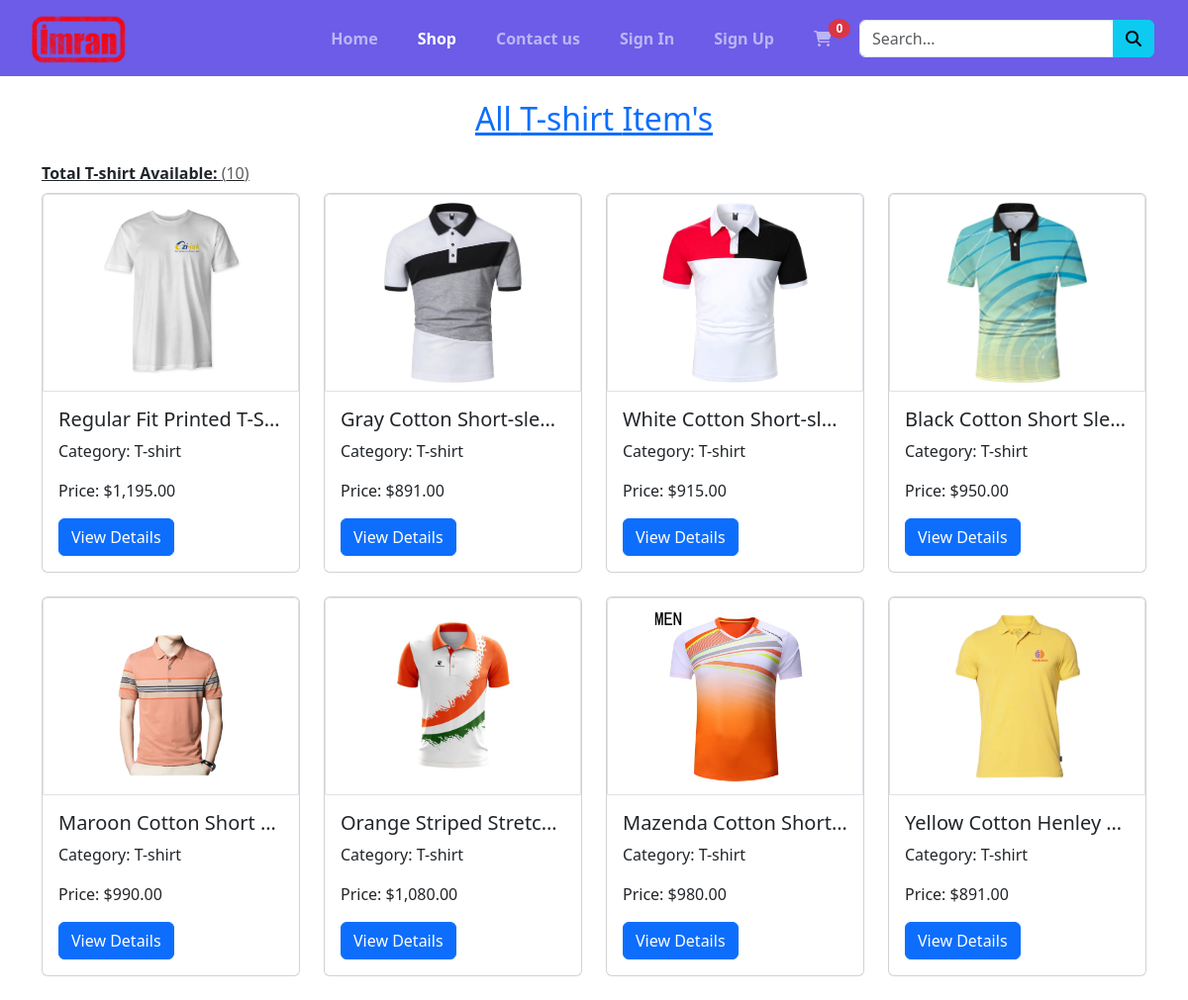
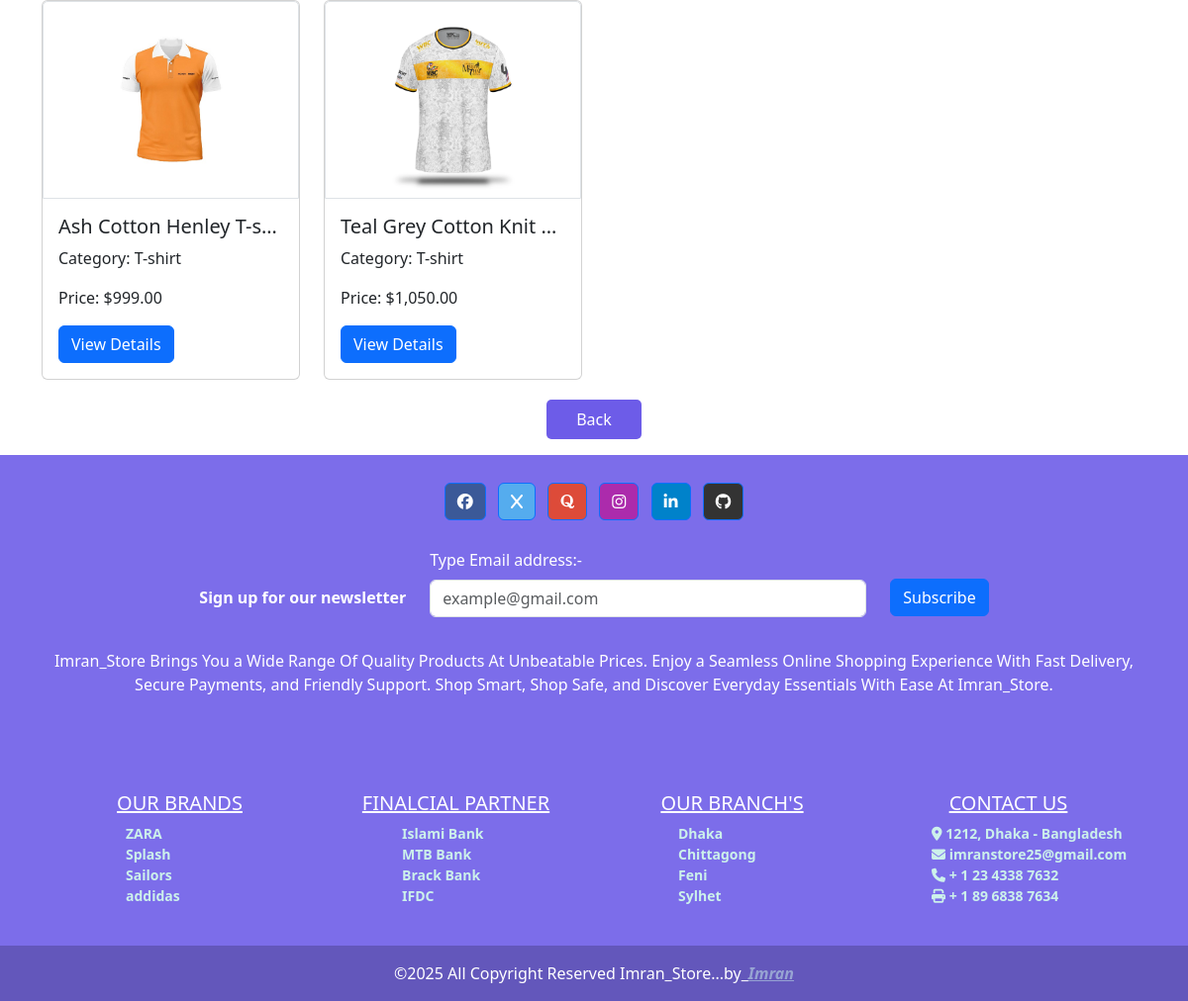
/category.php?id=1, run on the app's committed database (2 pictures, top to bottom).
### tables this page shows
CREATE TABLE `products_category` (
  `id` int NOT NULL,
  `name` varchar(255) NOT NULL,
  `create_at` timestamp NOT NULL DEFAULT CURRENT_TIMESTAMP
);

CREATE TABLE `products` (
  `id` int NOT NULL,
  `name` varchar(255) NOT NULL,
  `regular_price` int NOT NULL,
  `sales_price` int NOT NULL,
  `images` varchar(255) NOT NULL,
  `category_id` int NOT NULL,
  `category_name` varchar(255) NOT NULL,
  `description` longtext NOT NULL,
  `created_at` timestamp NOT NULL DEFAULT CURRENT_TIMESTAMP
);

### category.php (the view, shortened to what this page needs)
<?php
$id = $_GET['id'] ?? null;
require_once './components/header.php';
$id = intval($id);
$sql = "SELECT products.*, products_category.name AS category_name
        FROM products
        INNER JOIN products_category ON products.category_id = products_category.id
        WHERE products_category.id = $id";
$result = $conn->query($sql);
$products = [];
$category_name = '';
if ($result && $result->num_rows > 0) {
    while ($row = $result->fetch_assoc()) {
        $products[] = $row;
    }
    $category_name = $products[0]['category_name'];
}
?>
<div class="container">
    <h2 class="text-center text-primary my-4 text-decoration-underline">
        All <?= htmlspecialchars($category_name) ?> Item's
    </h2>
    <p class="fw-bold mb-2 text-decoration-underline" id="product-count">
        Total <?= htmlspecialchars($category_name) ?> Available: <strong
            class="h6 text-muted">(<?= count($products) ?>)</strong>
    </p>
    <div class="row">
        <?php if (!empty($products)): ?>
            <?php foreach ($products as $product): ?>
                <div class="col-lg-3 col-md-4 mb-4">
                    <div class="card h-100">
                        <img src="./assets/img/products/<?= htmlspecialchars($product['images']) ?>"
                            alt="<?= htmlspecialchars($product['name']) ?>" class="card-img-top img-thumbnail p-2"
                            style="height: 200px; object-fit: contain; border-bottom-left-radius:0; border-bottom-right-radius:0;">
                        <div class="card-body">
                            <h5 class="card-title text-truncate"
                                style="white-space: nowrap; overflow: hidden; text-overflow: ellipsis;">
                                <?= htmlspecialchars($product['name']) ?>
                            </h5>
                            <p class="card-text">Category: <?= htmlspecialchars($product['category_name']) ?></p>
                            <p class="card-text">Price: $<?= number_format($product['sales_price'], 2) ?></p>
                            <a href="single-product.php?id=<?= $product['id'] ?>" class="btn btn-primary">View Details</a>
                        </div>
                    </div>
                </div>
            <?php endforeach; ?>
        <?php else: ?>
            <p class="text-center">No products found in this category</p>
        <?php endif; ?>
    </div>
    <div class="text-center mt-1 mb-4">
        <a class="viewDetailsBtns"
            style="color: white; background-color: #6d5ce8; text-decoration: none; padding: 9px 30px; border-radius: 5px;"
            href="shop.php">Back</a>
    </div>
</div>
<?php require_once './components/footer.php'; ?>

### components/header.php (shortened to what this page needs)
<?php
$pageName = basename($_SERVER['PHP_SELF']);
?>
<!doctype html>
<html lang="en">
<head>
    <link href="https://cdn.jsdelivr.net/npm/bootstrap@5.3.5/dist/css/bootstrap.min.css" rel="stylesheet"
>
    <link rel="stylesheet" href="https://cdnjs.cloudflare.com/ajax/libs/font-awesome/6.7.2/css/all.min.css"
 />
    <link rel="stylesheet" href="assets/css/bootstrap.css">
    <link rel="stylesheet" href="./assets/css/style.css">
    <link rel="stylesheet" href="https://cdnjs.cloudflare.com/ajax/libs/toastr.js/latest/toastr.min.css">
    <link href="https://cdn.quilljs.com/1.3.6/quill.snow.css" rel="stylesheet">
    <link rel="stylesheet" href="https://cdn.datatables.net/2.3.0/css/dataTables.dataTables.min.css">
</head>
<body>
    <?php
    require_once './components/navbar.php';
    ?>

### components/navbar.php (shortened to what this page needs)
<nav class="navbar navbar-expand-lg bg-primary-subtle navbar-dark ">
    <div class="container  p-lg-0 p-md-0 p-sm-2">
        <a class="navbar-brand" href="./">
            <img src="assets/img/myIcon.png" alt="Logo" max-width="50" height="50"
                class="d-inline-block align-text-top rounded">
        </a>
        <div class="collapse navbar-collapse" id="navbarSupportedContent">
            <ul class="navbar-nav ms-auto mb-2 mb-lg-0">
                <li class="nav-item">
                    <a class="nav-link fw-bold me-4 <?= $pageName == 'index.php' ? 'active' : null ?>"
                        aria-current="page" href="./">Home</a>
                </li>
                <li class="nav-item">
                    <a class="nav-link fw-bold me-4 <?= $pageName == 'shop.php' || $pageName == 'category.php' ? 'active' : null ?>"
                        href="shop">Shop</a>
                </li>
                <li class="nav-item">
                    <a class="nav-link fw-bold me-4 <?= $pageName == 'contact-us.php' ? 'active' : null ?>"
                        href="contact-us">Contact us</a>
                </li>
                <?php
                if (!isset($_SESSION['imran_store'])) { ?>
                    <li class="nav-item">
                        <a class="nav-link fw-bold me-4 <?= $pageName == 'sign-in.php' ? 'active' : null ?>"
                            href="sign-in">Sign
                            In</a>
                    </li>
                    <li class="nav-item">
                        <a class="nav-link fw-bold me-4 <?= $pageName == 'sign-up.php' ? 'active' : null ?>"
                            href="sign-up">Sign
                            Up</a>
                    </li>
                <?php } ?>
                <li class="nav-item me-2">
                    <a class="nav-link me-2 position-relative <?= $pageName == 'cart.php' ? 'active' : null ?>"
                        href="cart">
                        <i class="fa-solid fa-cart-shopping"></i>
                        <span
                            class="badge bg-danger position-absolute top-0 start-100 translate-middle-x rounded-circle">
                            <?php
                            if (isset($_SESSION['cart'])) {
                                $total = 0;
                                foreach ($_SESSION['cart'] as $key => $value) {
                                    $total += $value;
                                }
                                echo $total;
                            } else {
                                echo 0;
                            }
                            ?>
                        </span>
                    </a>
                </li>
            </ul>
            <form class="m-1" method="get" action="search.php">
                <div class="input-group">
                    <input type="text" class="form-control rounded-end-0" placeholder="Search..." name="query">
                    <button class="input-group-text rounded-start-0 btn btn-info " id="basic-addon1">
                        <i class="fa-solid fa-magnifying-glass"></i>
                    </button>
                </div>
            </form>
        </div>
    </div>
</nav>

### components/footer.php (shortened to what this page needs)
<footer class=" text-center" id="footerSection">
    <div class="container p-4">
        <section class="mb-4">
            <a class="btn btn-primary btn-floating m-1" style="background-color: #3b5998"
                href="https://www.facebook.com/md.nurislam6" target="_blank" role="button"><i
                    class="fab fa-facebook"></i></a>
            <a class="btn btn-primary btn-floating m-1" style="background-color: #55acee"
                href="https://x.com/MdNurIslam21050" target="_blank" role="button"><i class="fab fa-x"></i></a>
            <a class="btn btn-primary btn-floating m-1" style="background-color: #dd4b39"
                href="https://www.quora.com/profile/Md-Nur-Islam-411" target="_blank" role="button"><i
                    class="fab fa-quora"></i></a>
            <a class="btn btn-primary btn-floating m-1" style="background-color: #ac2bac"
                href="https://www.instagram.com/md_nur_islam5" target="_blank" role="button"><i
                    class="fab fa-instagram"></i></a>
            <a class="btn btn-primary btn-floating m-1" style="background-color: #0082ca"
                href="https://www.linkedin.com/in/mdnurislam1" target="_blank" role="button"><i
                    class="fab fa-linkedin-in"></i></a>
            <a class="btn btn-primary btn-floating m-1" style="background-color: #333333"
                href="https://github.com/MdNurIslam69" target="_blank" role="button"><i class="fab fa-github"></i></a>
        </section>
        <section class="">
            <form action="POST">
                <div class="row d-flex justify-content-center align-items-center mb-2 text-center">
                    <div class="col-auto" style="margin-top: 22px;">
                        <p class="">
                            <strong>Sign up for our newsletter</strong>
                        </p>
                    </div>
                    <div class="col-md-5 col-12">
                        <div class="form-outline mb-4">
                            <la class="form-label float-start" for="form5Example2">Type Email address:-</la>
                            <input type="email" placeholder="example@gmail.com" id="form5Example2"
                                class="form-control" />
                        </div>
                    </div>
                    <div class="col-auto subscribeBTN" style="margin-top: 30px;">
                        <button type="submit" class="btn btn-primary mb-4 ">
                            Subscribe
                        </button>
                    </div>
                </div>
            </form>
        </section>
        <section class="mb-5">
            <p class="footerContents">Imran_Store Brings You a Wide Range Of Quality Products At Unbeatable Prices.
                Enjoy a Seamless Online
                Shopping Experience With Fast Delivery, Secure Payments, and Friendly Support. Shop Smart, Shop Safe,
                and Discover Everyday Essentials With Ease At Imran_Store.</p>
        </section>
        <section class="mt-3">
            <div class="row pt-5">
                <div class="col-lg-3 col-md-6 mb-4 mb-md-0 justify-content-center">
                    <h5 class="text-uppercase text-decoration-underline">Our Brands</h5>
                    <ul class="list-unstyled mb-0 text-start footerCard">
                        <li>
                            <a href="#!" class="text-warnings">ZARA</a>
                        </li>
                        <li>
                            <a href="#!" class="text-warnings footers">Splash</a>
                        </li>
                        <li>
                            <a href="#!" class="text-warnings footers">Sailors</a>
                        </li>
                        <li>
                            <a href="#!" class="text-warnings footers">addidas</a>
                        </li>
                    </ul>
                </div>
                <div class="col-lg-3 col-md-6 mb-4 mb-md-0 justify-content-center">
                    <h5 class="text-uppercase text-decoration-underline">Finalcial Partner</h5>
                    <ul class="list-unstyled mb-0 text-start footerCard">
                        <li>
                            <a href="#!" class=" text-warnings">Islami Bank</a>
                        </li>
                        <li>
                            <a href="#!" class="text-warnings">MTB Bank</a>
                        </li>
                        <li>
                            <a href="#!" class="text-warnings">Brack Bank</a>
                        </li>
                        <li>
                            <a href="#!" class="text-warnings">IFDC</a>
                        </li>
                    </ul>
                </div>
                <div class="col-lg-3 col-md-6 mb-4 mb-md-0 justify-content-center">
                    <h5 class="text-uppercase text-decoration-underline mt-lg-0 mt-md-5">Our Branch's</h5>
                    <ul class="list-unstyled text-start footerCard">
                        <li>
                            <a href="#!" class=" text-warnings">Dhaka</a>
                        </li>
                        <li>
                            <a href="#!" class="text-warnings">Chittagong</a>
                        </li>
                        <li>
                            <a href="#!" class="text-warnings">Feni</a>
                        </li>
                        <li>
                            <a href="#!" class="text-warnings">Sylhet</a>
                        </li>
                    </ul>
                </div>
                <div class="col-lg-3 col-md-6 mb-4 mb-md-0 justify-content-center">
                    <h5 class="text-uppercase text-decoration-underline mt-lg-0 mt-md-5">Contact Us</h5>
                    <ul class="list-unstyled text-start footerCard4">
                        <li>
                            <a href="#!" class="text-warnings"><i class="fas fa-location-dot text-warnings"></i> 1212,
                                Dhaka - Bangladesh</a>
                        </li>
                        <li>
                            <a href="#!" class="text-warnings"><i class="fas fa-envelope text-warnings"></i>
                                imranstore25@gmail.com</a>
                        </li>
                        <li>
                            <a href="#!" class="text-warnings"><i class="fas fa-phone text-warnings"></i> + 1 23 4338
                                7632</a>
                        </li>
                        <li>
                            <a href="#!" class="text-warnings"><i class="fas fa-print text-warnings"></i> + 1 89 6838
                                7634</a>
                        </li>
                    </ul>
                </div>
            </div>
        </section>
    </div>
    <div class="text-center p-3" style="background-color: rgba(0, 0, 0, 0.2)">
        ©2025 All Copyright Reserved Imran_Store...by_<a class="text-warnings fst-italic opacity-50"
            href="https://www.linkedin.com/in/mdnurislam1" target="_blank">Imran</a>
    </div>
</footer>
</body>
</html>

### assets/css/style.css (style rules this page uses)
body { margin: 0; padding: 0; box-sizing: border-box; }
.bg-primary-subtle { background-color: #6c5ce7 !important; }
footer { background-color: #6c5ce8e3 !important; color: white; }
.list-unstyled li a { text-decoration: none; transition: all 0.5s ease-in-out; }
.text-warnings { color: #ccf1eb; font-weight: bold; }
.footerCard, .footerCard4 { font-size: 16px !important; }
@media screen and (max-width: 1750px) { .footerCard { padding-left: 110px; } }
@media screen and (max-width: 1750px) { .footerCard4 { padding-left: 70px; } }
@media screen and (max-width: 1400px) { .footerCard { padding-left: 90px; } }
@media screen and (max-width: 1400px) { .footerCard4 { padding-left: 65px; } }
@media screen and (max-width: 1400px) { .footerCard, .footerCard4 { font-size: 14px !important; } }
@media screen and (max-width: 1200px) { .footerCard { padding-left: 73px; } }
@media screen and (max-width: 1200px) { .footerCard4 { padding-left: 50px; } }
@media screen and (max-width: 1200px) { .footerCard, .footerCard4 { font-size: 14px !important; } }

### data on the page
products_category: name "T-shirt"
products: images (picture), name "Regular Fit Printed T-S…", category.name "T-shirt", sales_price "1,195.00"
products: images (picture), name "Gray Cotton Short-sle…", category.name "T-shirt", sales_price "891.00"
products: images (picture), name "White Cotton Short-sl…", category.name "T-shirt", sales_price "915.00"
products: images (picture), name "Black Cotton Short Sle…", category.name "T-shirt", sales_price "950.00"
products: images (picture), name "Maroon Cotton Short…", category.name "T-shirt", sales_price "990.00"
products: images (picture), name "Orange Striped Stretc…", category.name "T-shirt", sales_price "1,080.00"
products: images (picture), name "Mazenda Cotton Short…", category.name "T-shirt", sales_price "980.00"
products: images (picture), name "Yellow Cotton Henley…", category.name "T-shirt", sales_price "891.00"
products: images (picture), name "Ash Cotton Henley T-s…", category.name "T-shirt", sales_price "999.00"
products: images (picture), name "Teal Grey Cotton Knit…", category.name "T-shirt", sales_price "1,050.00"

### other printed values
count($products) "10"
